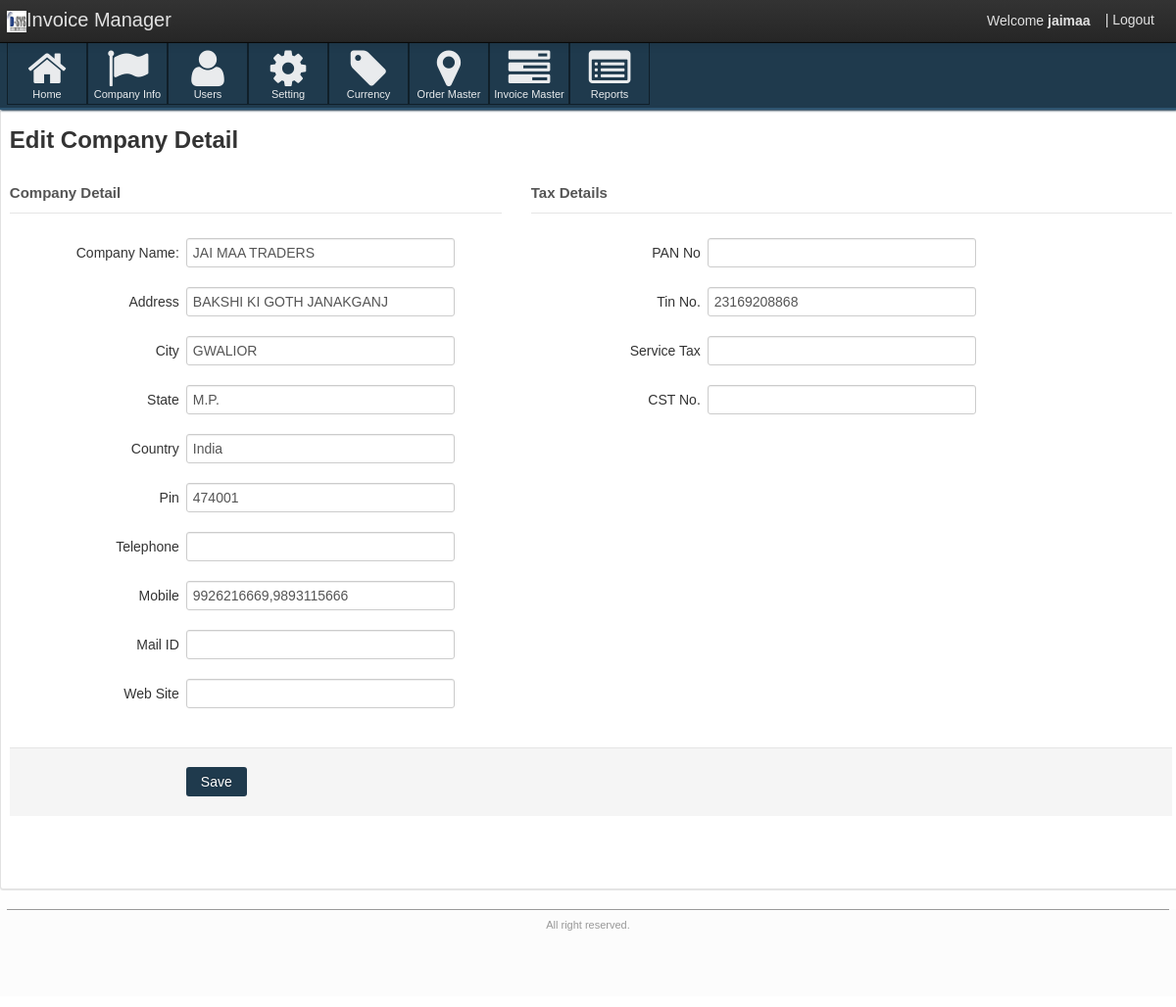
The page /JAIGST/edit_company.php?opt=1 (signed in) on the database its author committed.
### tables this page shows
CREATE TABLE `company_profile` (
  `company_id` bigint(100) NOT NULL,
  `company_name` varchar(100) NOT NULL,
  `address` varchar(50) NOT NULL,
  `city` varchar(50) NOT NULL,
  `state` varchar(50) NOT NULL,
  `country` varchar(50) NOT NULL,
  `pin` varchar(50) NOT NULL,
  `contact` varchar(50) NOT NULL,
  `mobile` varchar(50) NOT NULL,
  `mail` varchar(50) NOT NULL,
  `wesite` varchar(50) NOT NULL,
  `PAN` varchar(50) NOT NULL,
  `TIN` varchar(50) NOT NULL,
  `ST` varchar(50) NOT NULL,
  `CST` varchar(50) NOT NULL
);

### JAIGST/edit_company.php (the view, shortened to what this page needs)
<?php
if(isset($_SESSION['login']) && $_SESSION['type']=='Admin')
{
?>
<!DOCTYPE html>
<html lang="en">
<head>
    <link href="css/customize-template.css" type="text/css" media="screen, projection" rel="stylesheet" />
</head>
    <body>
    <div class="navbar navbar-fixed-top">
        <div class="navbar-inner">
            <div class="container">
                <a href="#" class="brand"><img src="images/Dsys Logo.png" width="20px" height="20px" />Invoice Manager</a>
                <div id="app-nav-top-bar" class="nav-collapse">
                   <ul class="nav pull-right">
					<li style="margin-top: 11px;">
						Welcome <strong><?php echo $_SESSION['UserName'] ?> </strong>
					</li>
                        <li>
                            <a href="signout.php">| Logout</a>
                        </li>
                    </ul>
                </div>
            </div>
        </div>
    </div>
    <div id="body-container">
        <div id="body-content">
            <div class="body-nav body-nav-horizontal body-nav-fixed">
                <div class="container">
                   			<ul> <li>
                                    <a href="dashboard.php">
                                        <i class="icon-home icon-large"></i> Home
                                    </a>
                                </li>
								<li>
                                    <a href="company_info.php">
                                        <i class="icon-flag icon-large"></i> Company Info
                                    </a>
                                </li>
                                <li>
                                    <a href="Refilling_of_Cartridge.php">
                                        <i class="icon-user icon-large"></i> Users
                                    </a>
                                </li>
								<li>
                                    <a href="setting.php">
                                        <i class="icon-cog icon-large"></i> Setting
                                    </a>
                                </li>
								<li>
                                    <a href="parts_mgmt.php">
                                        <i class="icon-tag icon-large"></i> Currency
                                    </a>
                                </li>
								<li>
                                    <a href="branch_mgmt.php">
                                        <i class="icon-map-marker icon-large"></i> Order Master
                                    </a>
                                </li>
								<li>
                                    <a href="cartridge_mgmt.php">
                                        <i class="icon-tasks icon-large"></i> Invoice Master
                                    </a>
                                </li>
								<li>
                                    <a href="reports.php">
                                        <i class="icon-list-alt icon-large"></i> Reports
                                    </a>
                                </li>
                    </ul>
                </div>
            </div>
		<?php
			$res=mysql_query("select * from company_profile");
			while($r=mysql_fetch_array($res))
			{
			?>
<div class="box">
    <div class="container">
                            <section class="content-header">
                                <h3>
                                    Edit Company Detail
                                </h3>
                             </section>
                        </div>
	<div class="box-content">
		<section id="my-account-security-form" class="page container">
			<form action="" name="company_profile" class="form-horizontal" method="post">
				<div class="container">
					<div class="row">
						<div id="acct-password-row" class="span7">
							<fieldset>
								<legend>Company Detail</legend><br>
									<div class="control-group ">
										<label class="control-label">Company Name: </label>
											<div class="controls">
												<input id="company_name" name="company_name" class="span4" type="text" value="<?php echo $r[1]; ?>" autocomplete="false" required>
											</div>
									</div>
									<div class="control-group ">
										<label class="control-label">Address</label>
											<div class="controls">
												<input id="address" name="address" class="span4" type="text" value="<?php echo $r[2]; ?>" autocomplete="false" required>
											</div>
									</div>
									<div class="control-group ">
										<label class="control-label">City</label>
											<div class="controls">
												<input id="city" name="city" class="span4" type="text" value="<?php echo $r[3]; ?>" autocomplete="false" required>
											</div>
									</div>
									<div class="control-group ">
										<label class="control-label">State</label>
											<div class="controls">
												<input id="state" name="state" class="span4" type="text" value="<?php echo $r[4]; ?>" autocomplete="false" required>
											</div>
									</div>
									<div class="control-group ">
										<label class="control-label">Country</label>
											<div class="controls">
												<input id="country" name="country" class="span4" type="text" value="<?php echo $r[5]; ?>" autocomplete="false" required>
											</div>
									</div>
									<div class="control-group ">
										<label class="control-label">Pin</label>
											<div class="controls">
												<input id="pin" name="pin" class="span4" type="text" value="<?php echo $r[6]; ?>" autocomplete="false" required>
											</div>
									</div>
									<div class="control-group ">
										<label class="control-label">Telephone</label>
											<div class="controls">
												<input id="contact" name="contact" class="span4" type="text" value="<?php echo $r[7]; ?>" autocomplete="false" required>
											</div>
									</div>
									<div class="control-group ">
										<label class="control-label">Mobile</label>
											<div class="controls">
												<input id="mobile" name="mobile" class="span4" type="text" value="<?php echo $r[8]; ?>" autocomplete="false" required>
											</div>
									</div>
									<div class="control-group ">
										<label class="control-label">Mail ID</label>
											<div class="controls">
												<input id="mail" name="mail" class="span4" type="text" value="<?php echo $r[9]; ?>" autocomplete="false" required>
											</div>
									</div>
									<div class="control-group ">
										<label class="control-label">Web Site</label>
											<div class="controls">
												<input id="website" name="website" class="span4" type="text" value="<?php echo $r[10]; ?>" autocomplete="false" required>
											</div>
									</div>
                                    </fieldset>
                                    </div>
                                    <div id="acct-verify-row" class="span9">
							<fieldset>
								<legend>Tax Details</legend><br>
									<div class="control-group ">
										<label class="control-label">PAN No</label>
											<div class="controls">
												<input id="pan" name="pan" class="span4" type="text" value="<?php echo $r[11]; ?>" autocomplete="false">
											</div>
									</div>
									<div class="control-group ">
										<label class="control-label">Tin No.</label>
											<div class="controls">
												<input id="tin" name="tin" class="span4" type="text" value="<?php echo $r[12]; ?>" autocomplete="false">
											</div>
									</div>
									<div class="control-group ">
										<label class="control-label">Service Tax</label>
											<div class="controls">
												<input id="st" name="st" class="span4" type="text" value="<?php echo $r[13]; ?>" autocomplete="false">
											</div>
									</div>
									<div class="control-group ">
										<label class="control-label">CST No. </label>
											<div class="controls">
												<input id="cst" name="cst" class="span4" type="text" value="<?php echo $r[14]; ?>" autocomplete="false">
											</div>
									</div>
							</fieldset>
						</div>
					</div>
					<footer id="submit-actions" class="form-actions">
						<input type="submit" name="submit" value="Save" class="btn btn-primary" />
					</footer>
				</div>
		</form>
	</section>
	</div>
</div>
<?php }
 ?>
    <footer class="application-footer">
        <div class="container">
            <div class="disclaimer">
                <p> All right reserved.</p>
            </div>
        </div>
    </footer>
	</body>
</html>
<?php
}
else
{header('location:signout.php');}
?>

### JAIGST/edit_company.php (style rules this page uses)
#body-content { padding-bottom: 0px !important; }
.application-footer { margin-top: 0px !important; }
#body-container { height: auto; min-height: 0% !important; }

### rows shown on the page
company_profile: company_name "JAI MAA TRADERS", address "BAKSHI KI GOTH JANAKGANJ", city "GWALIOR", state "M.P.", country "India", pin "474001", mobile "9926216669,9893115666", tin "23169208868"

### other values the page prints
$_SESSION['UserName'] "jaimaa"
